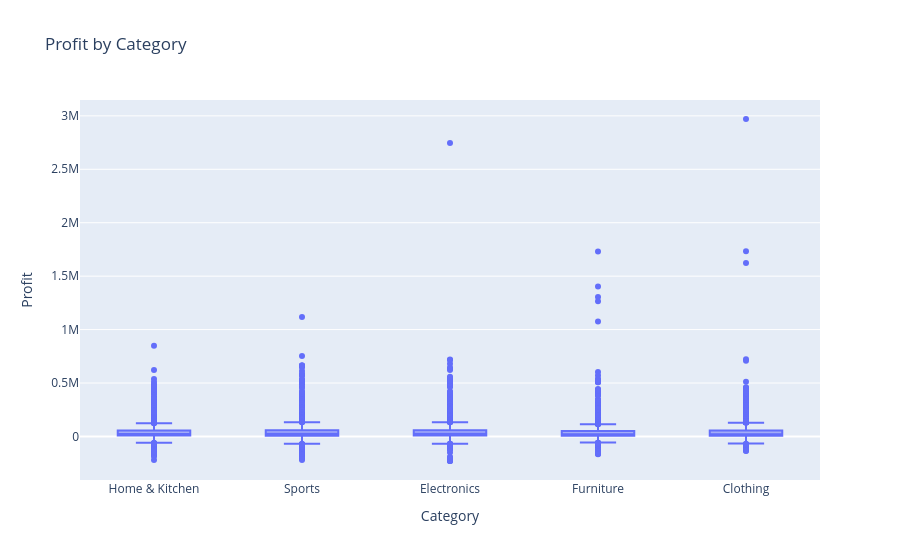

This figure's notebook cell:
### Markdown cell above
**Code Cell 3
Category-wise Box Plot**

### Code cell
fig = px.box(

    df,

    x="Category",

    y="Profit",

    title="Profit by Category"

)

fig.show()

### Figure 1 — Plotly figure (JSON) as saved in the notebook; plotly's stock layout.template omitted (floating-point values rounded to 4 significant figures; data arrays with more than 128 entries replaced by an {"elided": "..."} marker saying what was removed)
{"data": [{"alignmentgroup": "True", "hovertemplate": "Category=%{x}<br>Profit=%{y}<extra></extra>", "legendgroup": "", "marker": {"color": "#636efa"}, "name": "", "notched": false, "offsetgroup": "", "orientation": "v", "showlegend": false, "type": "box", "x": {"elided": "10100 str values"}, "x0": " ", "xaxis": "x", "y": {"elided": "10100 float values"}, "y0": " ", "yaxis": "y"}], "layout": {"boxmode": "group", "legend": {"tracegroupgap": 0}, "title": {"text": "Profit by Category"}, "xaxis": {"anchor": "y", "domain": [0, 1], "title": {"text": "Category"}}, "yaxis": {"anchor": "x", "domain": [0, 1], "title": {"text": "Profit"}}}}
